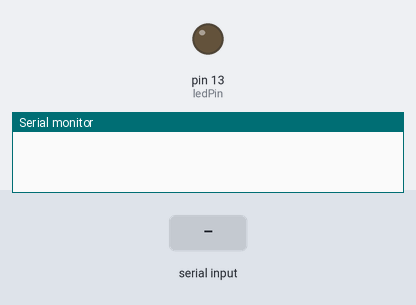
This sketch was run on a simulated Arduino Uno, built with avr-gcc and run on an emulated ATmega328P. Parts: output pins drawn as LEDs (lit = HIGH), the last lines printed to the serial monitor. The test bench sets the inputs (shaded band).

Above: at 1.2 s.
1.3 s: "S" received over Serial
At 1.9 s:
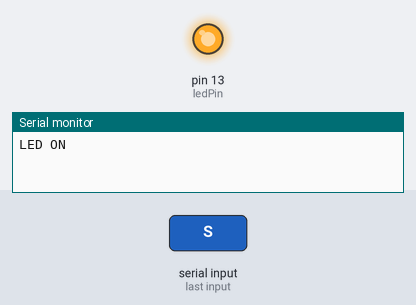
2.8 s: "L" received over Serial
At 4.0 s:
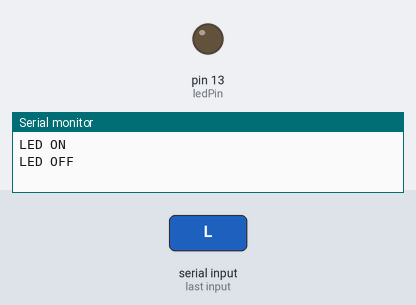
4.3 s: "s" received over Serial
At 5.4 s:
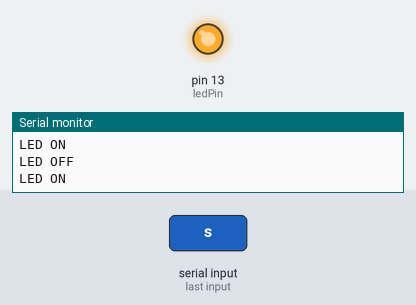
5.8 s: "l" received over Serial
At 6.5 s:
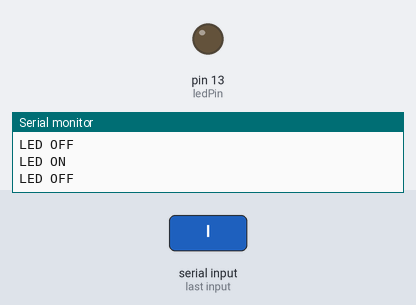
Timing chart, 0 to 8.3 s (numbered marks = the images above; inputs shaded):
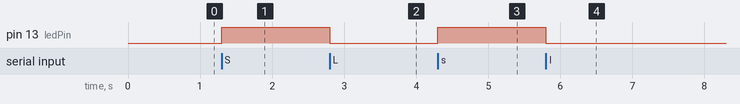

The sketch:

Lab_2_Project_Ayodeji_Samuel_BINUYO.ino
```cpp
//This programme On and Off the LED light with the characters S or s and L or l

// Define the pin number for the LED
const int ledPin = LED_BUILTIN;

void setup() {
  // Initialize the Serial Monitor
  Serial.begin(230400);

  // Set the LED pin as an output
  pinMode(ledPin, OUTPUT);
}

void loop() {
  // Check for incoming Serial data
    if (Serial.available() > 0) {
    // Read the incoming data
    char data = Serial.read();

    // If the data is 'S' or 's', turn the LED on
      if (data == 'S' || data == 's') {
      digitalWrite(ledPin, HIGH);
      Serial.println("LED ON");
    }

    // If the data is 'L' or 'l', turn the LED off
      if (data == 'L' || data == 'l') {
      digitalWrite(ledPin, LOW);
      Serial.println("LED OFF");
    }
  }
}
```

Measured:
- after the input at 1.3 s, pin 13 (ledPin): LOW → HIGH at once
- after the input at 2.8 s, pin 13 (ledPin): HIGH → LOW at once
- after the input at 4.3 s, pin 13 (ledPin): LOW → HIGH at once
- after the input at 5.8 s, pin 13 (ledPin): HIGH → LOW at once
